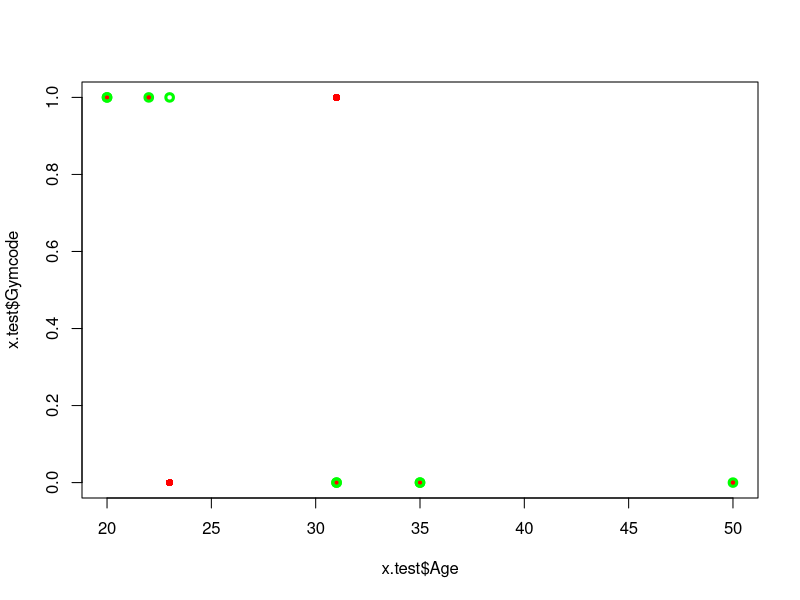
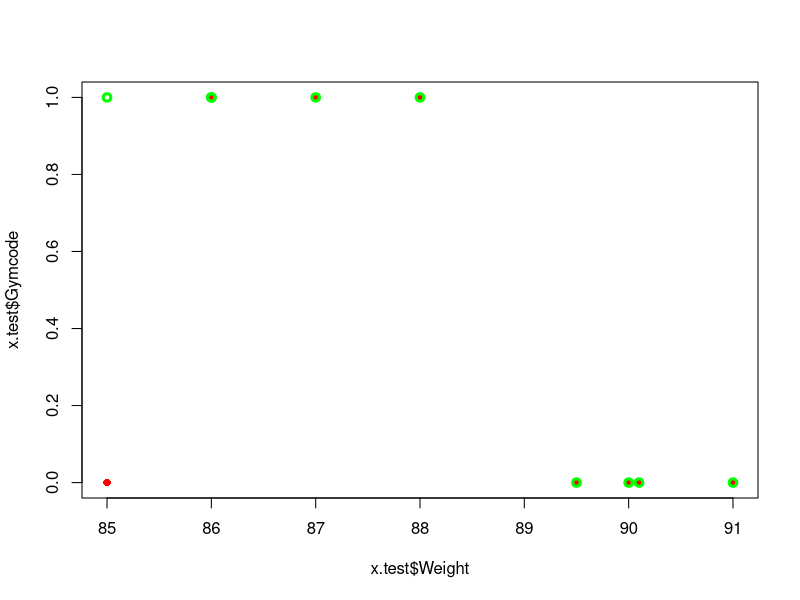

These charts were generated, in order, by the following R code: (Note: this script raises an error after producing the figures.)
x=read.csv("employee.csv")
names(x)
dim(x)
head(x)
View(x)


#problem:::predict the class of employees in terms of whether they go to gym or not

#Y=Gym [yes=1. no=0]
#X=Gender, Age, Weight, Whr

0.7*30

s=sample(nrow(x), 21)

x.train=x[s,]
x.test=x[-s,]

View(x.train)

##Predict the MS of the employees let say using their Age, Gender, Salary
#Model 0 Whether sobd going to gym or NOT?
#we think that younger people are more likely to go to gym 

m0=lm(Gymcode~Age, data=x.train)

View(x.test)
m0_pr=predict(m0, x.test)
m0_pr

gym_pred=ifelse(m0_pr>0.5, 1, 0)   ##to create a dummy variable
gym_pred
x.test$Gymcode

table(x.test$Gymcode, gym_pred)   #confussion matrix
##wrog classifications 4/6=0.67%      Error Rate
plot(x.test$Age, x.test$Gymcode, col='red', pch=16)
points(x.test$Age, gym_pred, col='green', lwd=3)


names(x)
###Model 1
m1=lm(Gymcode~Weight, data=x.train)
m1_pr=predict(m1, x.test)
m1_pr
gym_pred1=ifelse(m1_pr>0.5, 1, 0)
gym_pred1
#ms_pred1
##plot(x.test$Age, m1_pr)
table(x.test$Gymcode, gym_pred1)
###Error rate= 2/6=33%
plot(x.test$Weight, x.test$Gymcode, col='red', pch=16)
points(x.test$Weight, gym_pred1, col='green', lwd=3)

###Suppose we choose model 1 how we use this for the new data
Weight.new=data.frame(Weight=c(60, 90, 85))
pr_new_data=predict(m1, Weight.new)
pr_new_data
cl_new_data=ifelse(pr_new_data>0.5, 1,0)
cl_new_data

names(x)
head(x$Gender, x$GenCode)
###
m2=lm(Gymcode~Weight+GenCode, data=x.train)
m2_pr=predict(m2, x.test)
m2_pr
gym_pred2=ifelse(m2_pr>0.5, 1, 0)
gym_pred2

table(x.test$Gymcode, gym_pred2)

###Choose m2 over m0 and m1

newData=data.frame(Weight=c(60, 90, 85), 
                   GenCode=c(0, 1, 1))
newData
pr_new_data=predict(m2, newData)
pr_new_data
cl_new_data=ifelse(pr_new_data>0.5, 1,0)
cl_new_data
